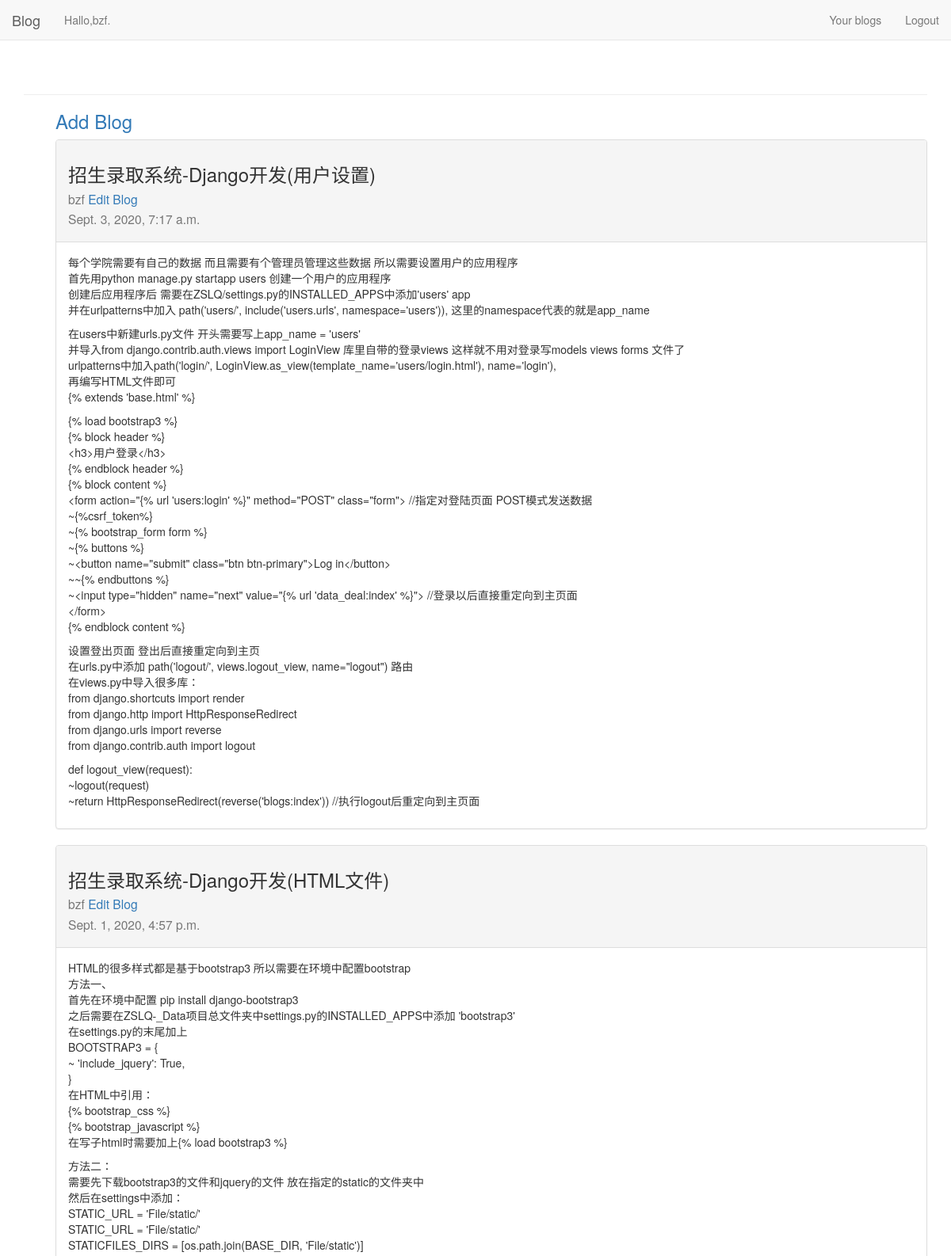
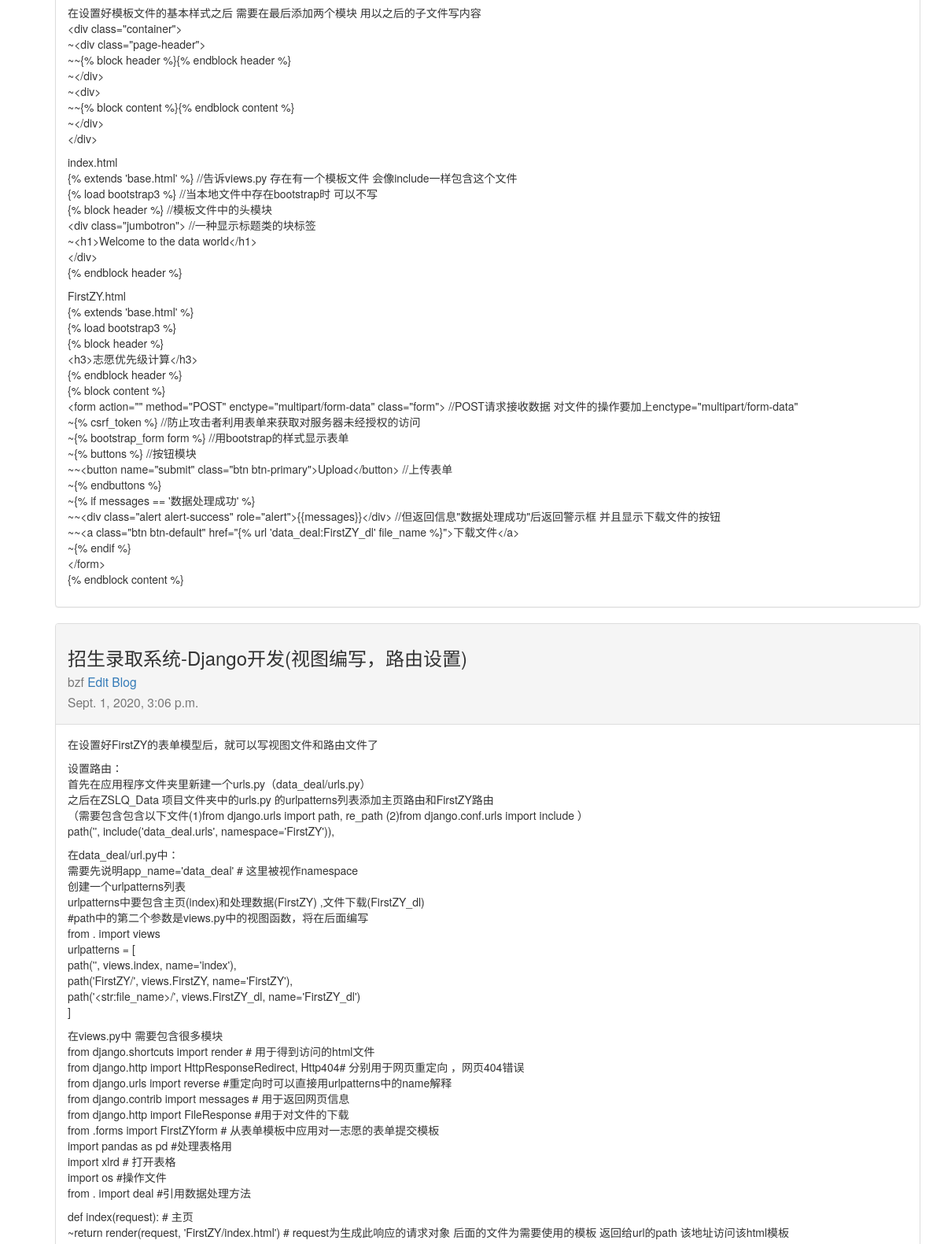
/1/ (signed in, upper part), run on the app's committed database (2 pictures, top to bottom).
### blogs/models.py (models this page shows, shortened)
class BlogPost(models.Model):
    title = models.CharField(max_length=50)
    text = models.TextField()
    date_added = models.DateTimeField(auto_now_add=True)
    owner = models.ForeignKey(User, on_delete=models.CASCADE)

### blogs/views.py (the view)
# urls.py: path('<int:user_id>/', views.personal_index, name='personal'),
@login_required
def personal_index(request, user_id):
    if user_id != request.user.id:
        raise Http404
    Blogs = BlogPost.objects.filter(owner_id=user_id).order_by('-date_added')
    owner = request.user
    context = {'Blogs': Blogs, 'owner': owner}
    return render(request, 'blogs/personal.html', context)

### blogs/templates/blogs/personal.html
{% extends 'blogs/base.html' %}
{% block content %}
<ul>
    <h3>
        <a href="{% url 'blogs:personal_new_blog' user.id %}">Add Blog</a>
    </h3>
</ul>
<ul>
    {% for blog in Blogs %}
    <div class="panel panel-default">
        <div class="panel-heading">
            <h3>
                <p>{{ blog.title }}</p>
                <small>
                    <p>{{ blog.owner }} <a href="{% url 'blogs:personal_edit_blog' blog.owner.id blog.id %}">Edit Blog</a></p>
                    <p>{{ blog.date_added }}</p>
                </small>
            </h3>
        </div>
        <div class="panel-body">
            {{ blog.text|linebreaks }}
        </div>
    </div>
    {% empty %}
    There is no blog
    {% endfor %}
</ul>
{% endblock content %}

### blogs/templates/blogs/base.html (shortened to what this page needs)
<!DOCTYPE html>
<html lang="en">
    <head>
        <link rel="stylesheet" href="/static/bootstrap/css/bootstrap.min.css">
    </head>
    <body>
        <div class="navbar navbar-default navbar-fixed-top">
            <div class="container-fluid">
                <div class="navbar-haeder">
                    <a href="{% url 'blogs:index' %}" class="navbar-brand">
                        Blog
                    </a>
                </div>
                <div id="navbar" class="collapse navbar-collapse">
                    <ul class="nav navbar-nav">
                        {% if user.is_authenticated %}
                        <li><a>Hallo,{{ user.username }}.</a></li>
                        {% else %}
                        <li><a>Record your life</a></li>
                        {% endif %}
                    </ul>
                    <ul class="nav navbar-nav navbar-right">
                        {% if user.is_authenticated %}
                        <li><a href="{% url 'blogs:personal' user.id %}">Your blogs</a></li>
                        <li><a href="{% url 'users:logout' %}">Logout</a></li>
                        {% else %}
                        <li><a href="{% url 'users:login' %}">Login</a></li>
                        <li><a href="{% url 'users:register' %}">Register</a></li>
                        {% endif %}
                    </ul>
                </div>
            </div>
        </div>
        <div class="container">
            <div class="page-header">
            </div>
            <div>
                {% block content %}{% endblock content %}
            </div>
        </div>
    </body>
</html>

### blogs/templates/blogs/base.html (style rules this page uses)
body { padding-top: 70px; }

### data on the page
BlogPost: title "招生录取系统-Django开发(用户设置)", owner "bzf", date_added "Sept. 3, 2020, 7:17 a.m.", text "每个学院需要有自己的数据 而且需要有个管理员管理这些数据 所以需要设置用户的应用程序 首先用python manage.py startapp users 创建一个用户的应用程序 创建后应用程序后 需要在ZSLQ/settings.py的INSTALLED_APPS中添加'users' app 并在urlpatterns中加入 path('users/', include('users.urls', namespace='users')), 这里的namespace代表的就是app_name 在users中新建urls.py文件 开头需要写上app_name = 'users' 并导入from django.contrib.auth.views import LoginView 库里自带的登录views 这样就不用对登录写models views forms 文件了 urlpatterns中加入path('login/', LoginView.as_view(template_name='users/login.html'), name='login'), 再编写HTML文件即可 {% extends 'base.html' %} {% load bootstrap3 %} {% block header %} <h3>用户登录</h3> {% endblock header %} {% block content %} <form action=\"{% url 'users:login' %}\" method=\"POST\" class=\"form\"> //指定对登陆页面…"
BlogPost: title "招生录取系统-Django开发(HTML文件)", owner "bzf", date_added "Sept. 1, 2020, 4:57 p.m.", text "HTML的很多样式都是基于bootstrap3 所以需要在环境中配置bootstrap 方法一、 首先在环境中配置 pip install django-bootstrap3 之后需要在ZSLQ-_Data项目总文件夹中settings.py的INSTALLED_APPS中添加 'bootstrap3' 在settings.py的末尾加上 BOOTSTRAP3 = { ~ 'include_jquery': True, } 在HTML中引用： {% bootstrap_css %} {% bootstrap_javascript %} 在写子html时需要加上{% load bootstrap3 %} 方法二： 需要先下载bootstrap3的文件和jquery的文件 放在指定的static的文件夹中 然后在settings中添加： STATIC_URL = 'File/static/' STATIC_URL = 'File/static/' STATICFILES_DIRS = [os.path.join(BASE_DIR, 'File/static')] 在设置好模板文件的基本样式之后 需要在最后添加两个模块 用以之后的子文件写内容 <div class=\"container\"> ~<div class=\"page-header\"> ~~{% block header %}{% endblock header %} ~</div> ~<div> ~~{% block content %}{% endblock content %} ~</div> </div>…"
BlogPost: title "招生录取系统-Django开发(视图编写，路由设置)", owner "bzf", date_added "Sept. 1, 2020, 3:06 p.m.", text "在设置好FirstZY的表单模型后，就可以写视图文件和路由文件了 设置路由： 首先在应用程序文件夹里新建一个urls.py（data_deal/urls.py） 之后在ZSLQ_Data 项目文件夹中的urls.py 的urlpatterns列表添加主页路由和FirstZY路由 （需要包含包含以下文件(1)from django.urls import path, re_path (2)from django.conf.urls import include ） path('', include('data_deal.urls', namespace='FirstZY')), 在data_deal/url.py中： 需要先说明app_name='data_deal' # 这里被视作namespace 创建一个urlpatterns列表 urlpatterns中要包含主页(index)和处理数据(FirstZY) ,文件下载(FirstZY_dl) #path中的第二个参数是views.py中的视图函数，将在后面编写 from . import views urlpatterns = [ path('', views.index, name='index'), path('FirstZY/', views.FirstZY, name='FirstZY'), path('<str:file_name>/', views.FirstZY_dl, name='FirstZY_dl') ] 在views.py中 需要包含很多模块 from django.shortcuts import…"

### other printed values
{{ user.username }} "bzf"
